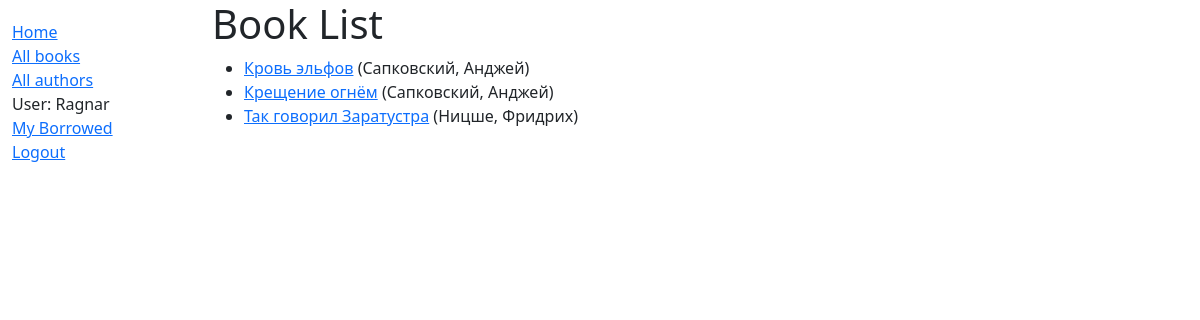
Screenshot of /catalog/books/ (signed in) with the database file from the repository.
### catalog/models.py (models this page shows, shortened)
class Book(models.Model):
    title = models.CharField(max_length=200)
    """ В поле автор мы используем от одного к множеству(foreign key) """
    author = models.ForeignKey('Author', on_delete=models.SET_NULL, null=True)
    summary = models.CharField(max_length=1000, help_text='Аннотация к книги')
    isbn = models.CharField('ISBN', max_length=13, help_text='13 Character <a href="https://www.isbn-international.org/content/what-isbn">ISBN number</a>')
    genre = models.ManyToManyField('Genre', help_text='Выберете жанр книги')
    def get_absolute_url(self):
        return reverse('book-detail', args=[str(self.id)])
    def display_genre(self):
        """
        Creates a string for the Genre. This is required to display genre in Admin.
        """
        return ', '.join([ genre.name for genre in self.genre.all()[:3] ])
    display_genre.short_description = 'Genre'

class Author(models.Model):
    first_name = models.CharField(max_length=100)
    last_name = models.CharField(max_length=100)
    date_of_birth = models.DateField(null=True, blank=True)
    date_of_death = models.DateField('Died', null=True, blank=True)
    def __str__(self):
        return '%s, %s' % (self.last_name, self.first_name)

### catalog/views.py (the view)
class BookListView(generic.ListView):
    model = Book
    paginate_by = 10

### catalog/templates/catalog/book_list.html
{% extends "base_generic.html" %}
{% block content %}
    <h1>Book List</h1>
    {% if book_list %}
    <ul>
      {% for book in book_list %}
      <li>
        <a href="{{ book.get_absolute_url }}">{{ book.title }}</a> ({{book.author}})
      </li>
      {% endfor %}
    </ul>
    {% else %}
      <p>There are no books in the library.</p>
    {% endif %}
{% endblock %}

### catalog/templates/base_generic.html (shortened to what this page needs)
<!DOCTYPE html>
<html lang="en">
<head>
  <link href="https://cdn.jsdelivr.net/npm/bootstrap@5.1.1/dist/css/bootstrap.min.css" rel="stylesheet">
  {% load static %}
  <link rel="stylesheet" href="{% static '/css/style.css' %}">
</head>
<body>
  <div class="container-fluid">
    <div class="row">
      <div class="col-sm-2">
      {% block sidebar %}
      <ul class="sidebar-nav">
          <li><a href="{% url 'index' %}">Home</a></li>
          <li><a href="{% url 'books' %}">All books</a></li>
          <li><a href="{% url 'authors' %}">All authors</a></li>
          {% if user.is_authenticated %}
          <li>User: {{ user.get_username }}</li>
          <li><a href="{% url 'my-borrowed' %}">My Borrowed</a></li>
          <li><a href="{% url 'logout'%}?next={{request.path}}">Logout</a></li>
        {% else %}
          <li><a href="{% url 'login'%}?next={{request.path}}">Login</a></li>
        {% endif %}
      </ul>
     {% endblock %}
      </div>
      <div class="col-sm-10 ">
        {% block content %}{% endblock %}
      </div>
    </div>
  </div>
</body>
</html>

### catalog/static/css/style.css (style rules this page uses)
.sidebar-nav { margin-top: 20px; padding: 0; list-style: none; }

### rows the page displays
Book: title "Кровь эльфов", author "Сапковский, Анджей"
Book: title "Крещение огнём", author "Сапковский, Анджей"
Book: title "Так говорил Заратустра", author "Ницше, Фридрих"

### other values shown
{{ user.get_username }} "Ragnar"
